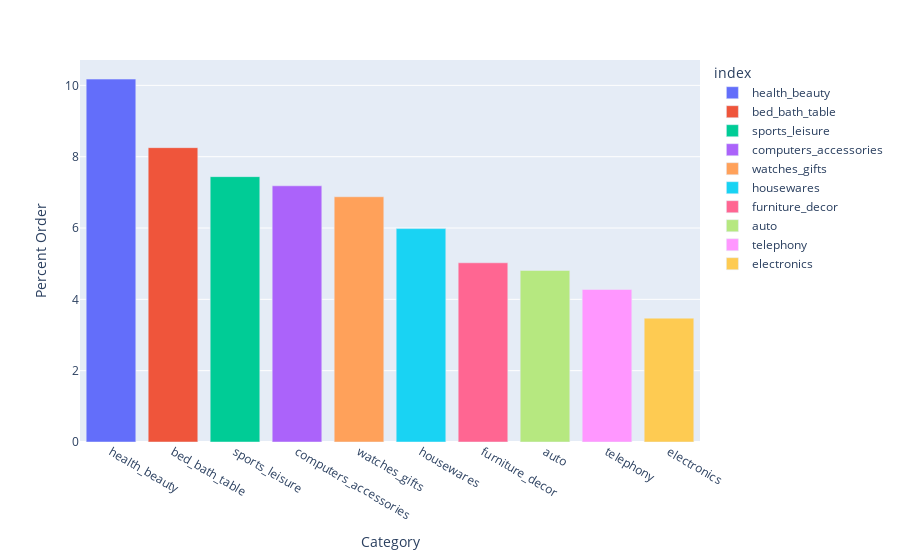

This figure's notebook cell:
### Markdown cell above
**Our most used payment method in passive Customers are Credit Card used 77%  and Boleto 19.5% for trasaction**

### Code cell
top_10_product = passive['product_category_name_english'].value_counts().sort_values(ascending=False).head(10).index
df_top_10_product = passive[passive['product_category_name_english'].isin(top_10_product)]

plt.figure(figsize=(8, 6))
df_price_cat = df_top_10_product['product_category_name_english'].value_counts()/len(passive['customer_city'])*100
pal = sns.color_palette('rocket_r', len(df_price_cat))
fig = px.bar(df_price_cat, x=df_price_cat.index, y= df_price_cat.values,color=df_price_cat.index)
fig.update_xaxes(title_text='Category')
fig.update_yaxes(title_text='Percent Order')
fig.show()

### Figure 1 — Plotly figure (JSON) as saved in the notebook; plotly's stock layout.template omitted (floating-point values rounded to 4 significant figures)
{"data": [{"alignmentgroup": "True", "hovertemplate": "index=%{x}<br>y=%{y}<extra></extra>", "legendgroup": "health_beauty", "marker": {"color": "#636efa", "pattern": {"shape": ""}}, "name": "health_beauty", "offsetgroup": "health_beauty", "orientation": "v", "showlegend": true, "textposition": "auto", "type": "bar", "x": ["health_beauty"], "xaxis": "x", "y": [10.18], "yaxis": "y"}, {"alignmentgroup": "True", "hovertemplate": "index=%{x}<br>y=%{y}<extra></extra>", "legendgroup": "bed_bath_table", "marker": {"color": "#EF553B", "pattern": {"shape": ""}}, "name": "bed_bath_table", "offsetgroup": "bed_bath_table", "orientation": "v", "showlegend": true, "textposition": "auto", "type": "bar", "x": ["bed_bath_table"], "xaxis": "x", "y": [8.253], "yaxis": "y"}, {"alignmentgroup": "True", "hovertemplate": "index=%{x}<br>y=%{y}<extra></extra>", "legendgroup": "sports_leisure", "marker": {"color": "#00cc96", "pattern": {"shape": ""}}, "name": "sports_leisure", "offsetgroup": "sports_leisure", "orientation": "v", "showlegend": true, "textposition": "auto", "type": "bar", "x": ["sports_leisure"], "xaxis": "x", "y": [7.44], "yaxis": "y"}, {"alignmentgroup": "True", "hovertemplate": "index=%{x}<br>y=%{y}<extra></extra>", "legendgroup": "computers_accessories", "marker": {"color": "#ab63fa", "pattern": {"shape": ""}}, "name": "computers_accessories", "offsetgroup": "computers_accessories", "orientation": "v", "showlegend": true, "textposition": "auto", "type": "bar", "x": ["computers_accessories"], "xaxis": "x", "y": [7.183], "yaxis": "y"}, {"alignmentgroup": "True", "hovertemplate": "index=%{x}<br>y=%{y}<extra></extra>", "legendgroup": "watches_gifts", "marker": {"color": "#FFA15A", "pattern": {"shape": ""}}, "name": "watches_gifts", "offsetgroup": "watches_gifts", "orientation": "v", "showlegend": true, "textposition": "auto", "type": "bar", "x": ["watches_gifts"], "xaxis": "x", "y": [6.876], "yaxis": "y"}, {"alignmentgroup": "True", "hovertemplate": "index=%{x}<br>y=%{y}<extra></extra>", "legendgroup": "housewares", "marker": {"color": "#19d3f3", "pattern": {"shape": ""}}, "name": "housewares", "offsetgroup": "housewares", "orientation": "v", "showlegend": true, "textposition": "auto", "type": "bar", "x": ["housewares"], "xaxis": "x", "y": [5.984], "yaxis": "y"}, {"alignmentgroup": "True", "hovertemplate": "index=%{x}<br>y=%{y}<extra></extra>", "legendgroup": "furniture_decor", "marker": {"color": "#FF6692", "pattern": {"shape": ""}}, "name": "furniture_decor", "offsetgroup": "furniture_decor", "orientation": "v", "showlegend": true, "textposition": "auto", "type": "bar", "x": ["furniture_decor"], "xaxis": "x", "y": [5.025], "yaxis": "y"}, {"alignmentgroup": "True", "hovertemplate": "index=%{x}<br>y=%{y}<extra></extra>", "legendgroup": "auto", "marker": {"color": "#B6E880", "pattern": {"shape": ""}}, "name": "auto", "offsetgroup": "auto", "orientation": "v", "showlegend": true, "textposition": "auto", "type": "bar", "x": ["auto"], "xaxis": "x", "y": [4.81], "yaxis": "y"}, {"alignmentgroup": "True", "hovertemplate": "index=%{x}<br>y=%{y}<extra></extra>", "legendgroup": "telephony", "marker": {"color": "#FF97FF", "pattern": {"shape": ""}}, "name": "telephony", "offsetgroup": "telephony", "orientation": "v", "showlegend": true, "textposition": "auto", "type": "bar", "x": ["telephony"], "xaxis": "x", "y": [4.277], "yaxis": "y"}, {"alignmentgroup": "True", "hovertemplate": "index=%{x}<br>y=%{y}<extra></extra>", "legendgroup": "electronics", "marker": {"color": "#FECB52", "pattern": {"shape": ""}}, "name": "electronics", "offsetgroup": "electronics", "orientation": "v", "showlegend": true, "textposition": "auto", "type": "bar", "x": ["electronics"], "xaxis": "x", "y": [3.473], "yaxis": "y"}], "layout": {"barmode": "relative", "legend": {"title": {"text": "index"}, "tracegroupgap": 0}, "margin": {"t": 60}, "xaxis": {"anchor": "y", "categoryarray": ["health_beauty", "bed_bath_table", "sports_leisure", "computers_accessories", "watches_gifts", "housewares", "furniture_decor", "auto", "telephony", "electronics"], "categoryorder": "array", "domain": [0, 1], "title": {"text": "Category"}}, "yaxis": {"anchor": "x", "domain": [0, 1], "title": {"text": "Percent Order"}}}}
